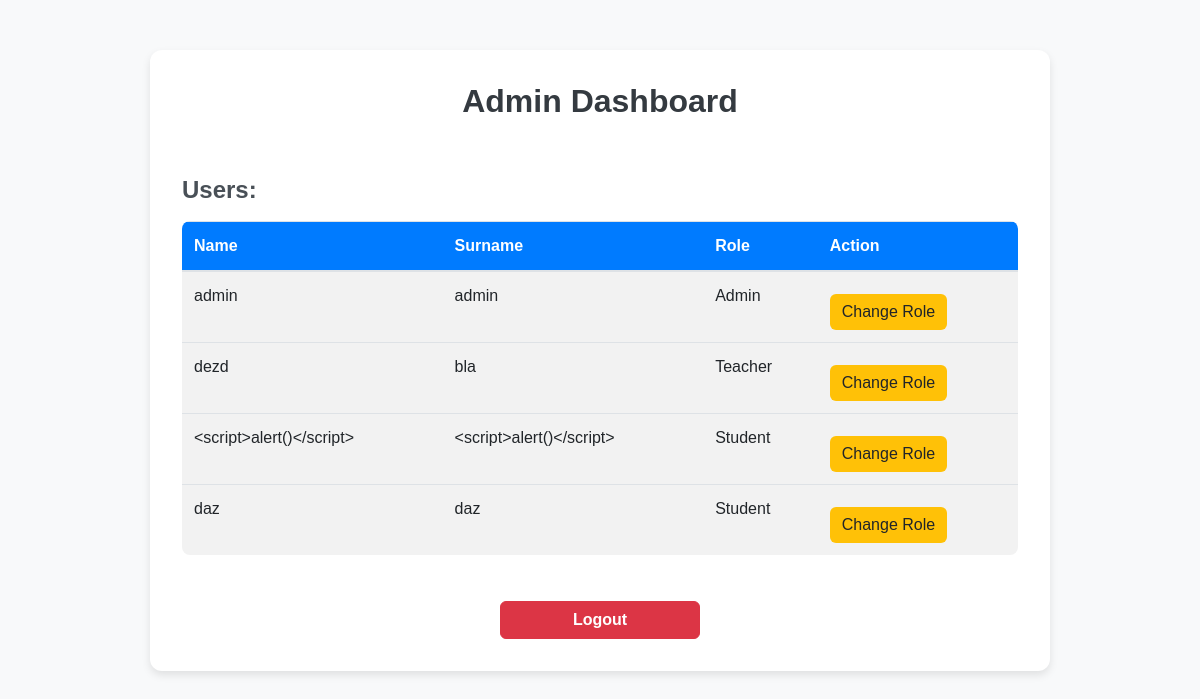
The app's page /admin_dashboard (signed in), older data.
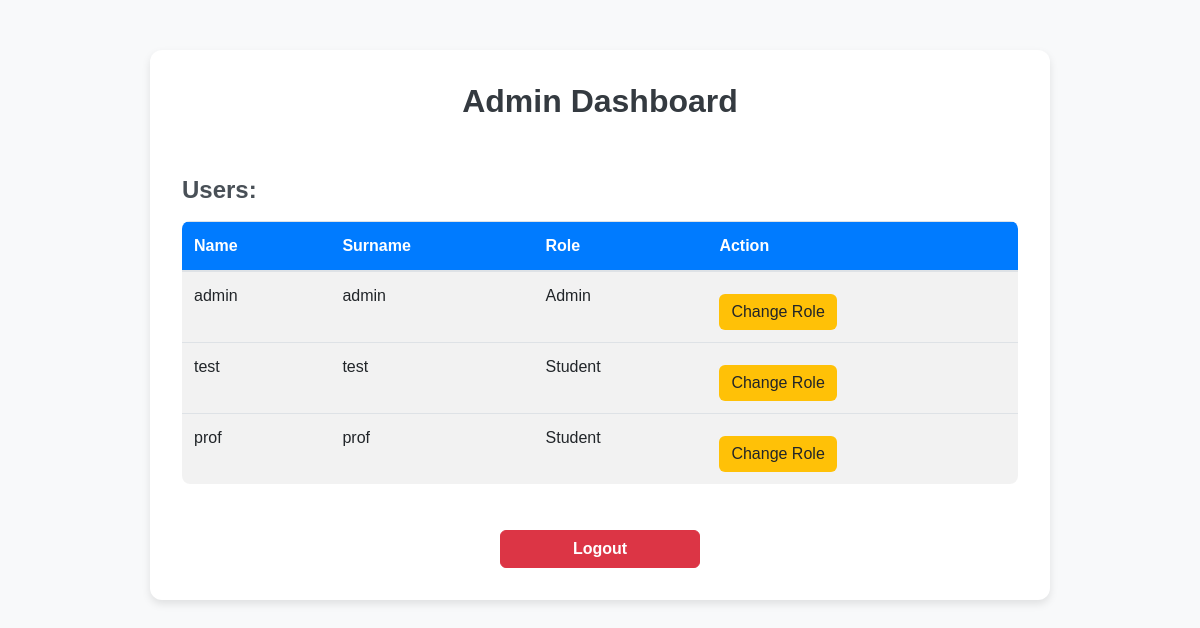
The same page, newer data.
### tables this page shows
CREATE TABLE users (
            id INTEGER PRIMARY KEY AUTOINCREMENT,
            key INTEGER NOT NULL,
            name TEXT NOT NULL,
            surname TEXT NOT NULL,
            password TEXT NOT NULL,
            class TEXT
        );

### 3.0/version_3.py (the view)
@app.route('/admin_dashboard')
def admin_dashboard():
    if 'user_id' not in session or session['user_key'] != 1:
        return redirect(url_for('login'))
    conn = sqlite3.connect('school.db')
    cursor = conn.cursor()
    cursor.execute("SELECT * FROM users")
    users = cursor.fetchall()
    users.sort(key=lambda user: user[1])
    cursor.execute('''
        SELECT users.name, users.surname, grades.class, grades.note
        FROM grades
        INNER JOIN users ON grades.key = users.id
    ''')
    grades = cursor.fetchall()
    conn.close()
    return render_template('admin_dashboard.html', users=users, grades=grades)

### 3.0/templates/admin_dashboard.html (shortened to what this page needs)
<!DOCTYPE html>
<html lang="en">
<head>
  <link rel="stylesheet" href="https://cdnjs.cloudflare.com/ajax/libs/bootstrap/4.5.2/css/bootstrap.min.css">
</head>
<body>
  <div class="container dashboard-container">
    <h2>Admin Dashboard</h2>
    <div class="row">
      <div class="col-md-12">
        <h4>Users:</h4>
        <table class="table table-striped">
          <thead>
            <tr>
              <th>Name</th>
              <th>Surname</th>
              <th>Role</th>
              <th>Action</th>
            </tr>
          </thead>
          <tbody>
            {% if users %}
              {% set sorted_users = users | sort(attribute='1') %}
              {% for user in sorted_users %}
                <tr>
                  <td>{{ user[2] }}</td>
                  <td>{{ user[3] }}</td>
                  <td>
                    {% if user[1] == 1 %}
                      Admin
                    {% elif user[1] == 2 %}
                      Teacher
                    {% else %}
                      Student
                    {% endif %}
                  </td>
                  <td>
                    <a href="/admin/change_user_role/{{ user[0] }}" class="btn btn-warning">Change Role</a>
                  </td>
                </tr>
              {% endfor %}
            {% else %}
              <tr>
                <td colspan="4" class="text-center">No users found.</td>
              </tr>
            {% endif %}
          </tbody>
        </table>
      </div>
    </div>
    <div class="text-center">
      <a href="/logout" class="btn btn-danger logout-btn">Logout</a>
    </div>
  </div>
</body>
</html>

### 3.0/templates/admin_dashboard.html (style rules this page uses)
body { background-color: #f8f9fa; font-family: 'Arial', sans-serif; padding: 20px; }
.dashboard-container { background: #fff; padding: 2rem; border-radius: 12px; box-shadow: 0 4px 8px rgba(0,0,0,0.1); margin-top: 30px; max-width: 900px; margin-left: auto; margin-right: auto; }
h2 { text-align: center; margin-bottom: 2rem; font-weight: bold; color: #343a40; }
h4 { margin-top: 1.5rem; font-weight: bold; color: #495057; }
table { margin-top: 1rem; border-radius: 8px; overflow: hidden; }
.table thead { background-color: #007bff; color: white; }
.table tbody tr:nth-child(even) { background-color: #f2f2f2; }
.btn { margin-top: 10px; border-radius: 6px; }
.btn-warning { background-color: #ffc107; border: none; transition: 0.3s; }
.logout-btn { display: block; width: 200px; margin: 30px auto 0; text-align: center; font-weight: bold; }
.container { animation: fadeIn 0.5s ease-in-out; }

Row changes from the older to the newer data that the page shows:
removed users: name "<script>alert()</script>", surname "<script>alert()</script>", key "Student"
removed users: name "daz", surname "daz", key "Student"
changed users: name "dezd" → "test"; surname "bla" → "test"; key "Teacher" → "Student"
added users: name "prof", surname "prof", key "Student"
